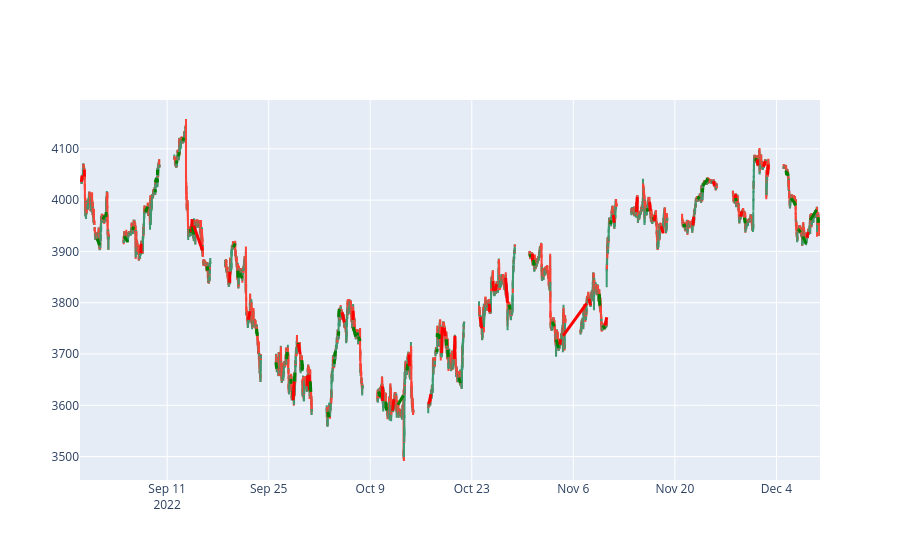

The code cell stored with this chart in its notebook:
### Markdown cell above
### Plot result

### Code cell
plot_trades_result(data, result)

### Figure 1 — Plotly figure (JSON) as saved in the notebook; plotly's stock layout.template omitted (floating-point values rounded to 4 significant figures; data arrays with more than 128 entries replaced by an {"elided": "..."} marker saying what was removed)
{"data": [{"close": {"elided": "6738 float values"}, "high": {"elided": "6738 float values"}, "low": {"elided": "6738 float values"}, "open": {"elided": "6738 float values"}, "type": "candlestick", "x": {"elided": "6738 str values"}}], "layout": {"shapes": [{"line": {"color": "red", "width": 3}, "type": "line", "x0": "2022-08-30T04:45:00+02:00", "x1": "2022-08-30T06:30:00+02:00", "y0": 4035.0, "y1": 4048.0}, {"line": {"color": "red", "width": 3}, "type": "line", "x0": "2022-08-30T14:00:00+02:00", "x1": "2022-08-30T14:30:00+02:00", "y0": 4059.0, "y1": 4046.0}, {"line": {"color": "green", "width": 3}, "type": "line", "x0": "2022-09-01T09:15:00+02:00", "x1": "2022-09-01T16:00:00+02:00", "y0": 3925.0, "y1": 3912.0}, {"line": {"color": "green", "width": 3}, "type": "line", "x0": "2022-09-02T03:30:00+02:00", "x1": "2022-09-02T08:45:00+02:00", "y0": 3962.0, "y1": 3969.0}, {"line": {"color": "green", "width": 3}, "type": "line", "x0": "2022-09-02T13:30:00+02:00", "x1": "2022-09-02T14:30:00+02:00", "y0": 3967.0, "y1": 3977.0}, {"line": {"color": "green", "width": 3}, "type": "line", "x0": "2022-09-05T02:15:00+02:00", "x1": "2022-09-05T14:00:00+02:00", "y0": 3930.0, "y1": 3918.0}, {"line": {"color": "green", "width": 3}, "type": "line", "x0": "2022-09-06T06:15:00+02:00", "x1": "2022-09-06T09:00:00+02:00", "y0": 3942.0, "y1": 3948.0}, {"line": {"color": "red", "width": 3}, "type": "line", "x0": "2022-09-07T09:15:00+02:00", "x1": "2022-09-07T10:00:00+02:00", "y0": 3896.0, "y1": 3915.0}, {"line": {"color": "green", "width": 3}, "type": "line", "x0": "2022-09-08T02:00:00+02:00", "x1": "2022-09-08T02:15:00+02:00", "y0": 3977.0, "y1": 3983.0}, {"line": {"color": "green", "width": 3}, "type": "line", "x0": "2022-09-08T02:30:00+02:00", "x1": "2022-09-08T08:00:00+02:00", "y0": 3981.0, "y1": 3987.0}, {"line": {"color": "green", "width": 3}, "type": "line", "x0": "2022-09-09T08:45:00+02:00", "x1": "2022-09-09T09:00:00+02:00", "y0": 4015.0, "y1": 4021.0}, {"line": {"color": "green", "width": 3}, "type": "line", "x0": "2022-09-09T09:15:00+02:00", "x1": "2022-09-09T12:30:00+02:00", "y0": 4035.0, "y1": 4043.0}, {"line": {"color": "green", "width": 3}, "type": "line", "x0": "2022-09-09T14:15:00+02:00", "x1": "2022-09-09T14:30:00+02:00", "y0": 4036.0, "y1": 4043.0}, {"line": {"color": "green", "width": 3}, "type": "line", "x0": "2022-09-09T14:45:00+02:00", "x1": "2022-09-09T14:45:00+02:00", "y0": 4035.0, "y1": 4041.0}, {"line": {"color": "green", "width": 3}, "type": "line", "x0": "2022-09-09T15:00:00+02:00", "x1": "2022-09-09T15:45:00+02:00", "y0": 4034.0, "y1": 4041.0}, {"line": {"color": "green", "width": 3}, "type": "line", "x0": "2022-09-09T16:00:00+02:00", "x1": "2022-09-09T16:30:00+02:00", "y0": 4049.0, "y1": 4059.0}, {"line": {"color": "green", "width": 3}, "type": "line", "x0": "2022-09-12T07:15:00+02:00", "x1": "2022-09-12T08:30:00+02:00", "y0": 4071.0, "y1": 4077.0}, {"line": {"color": "green", "width": 3}, "type": "line", "x0": "2022-09-12T14:30:00+02:00", "x1": "2022-09-12T15:30:00+02:00", "y0": 4085.0, "y1": 4093.0}, {"line": {"color": "green", "width": 3}, "type": "line", "x0": "2022-09-13T03:45:00+02:00", "x1": "2022-09-13T07:45:00+02:00", "y0": 4116.0, "y1": 4122.0}, {"line": {"color": "green", "width": 3}, "type": "line", "x0": "2022-09-14T04:15:00+02:00", "x1": "2022-09-14T07:45:00+02:00", "y0": 3944.0, "y1": 3936.0}, {"line": {"color": "red", "width": 3}, "type": "line", "x0": "2022-09-14T09:15:00+02:00", "x1": "2022-09-14T10:30:00+02:00", "y0": 3938.0, "y1": 3963.0}, {"line": {"color": "green", "width": 3}, "type": "line", "x0": "2022-09-14T12:30:00+02:00", "x1": "2022-09-14T13:30:00+02:00", "y0": 3948.0, "y1": 3939.0}, {"line": {"color": "green", "width": 3}, "type": "line", "x0": "2022-09-14T16:00:00+02:00", "x1": "2022-09-14T16:15:00+02:00", "y0": 3945.0, "y1": 3933.0}, {"line": {"color": "red", "width": 3}, "type": "line", "x0": "2022-09-14T16:30:00+02:00", "x1": "2022-09-15T21:00:00+02:00", "y0": 3950.0, "y1": 3902.0}, {"line": {"color": "green", "width": 3}, "type": "line", "x0": "2022-09-16T13:00:00+02:00", "x1": "2022-09-16T14:15:00+02:00", "y0": 3871.0, "y1": 3863.0}, {"line": {"color": "red", "width": 3}, "type": "line", "x0": "2022-09-19T15:15:00+02:00", "x1": "2022-09-19T15:30:00+02:00", "y0": 3839.0, "y1": 3860.0}, {"line": {"color": "green", "width": 3}, "type": "line", "x0": "2022-09-20T03:45:00+02:00", "x1": "2022-09-20T09:00:00+02:00", "y0": 3908.0, "y1": 3916.0}, {"line": {"color": "green", "width": 3}, "type": "line", "x0": "2022-09-20T18:15:00+02:00", "x1": "2022-09-20T19:15:00+02:00", "y0": 3862.0, "y1": 3849.0}, {"line": {"color": "green", "width": 3}, "type": "line", "x0": "2022-09-21T00:00:00+02:00", "x1": "2022-09-21T08:30:00+02:00", "y0": 3857.0, "y1": 3848.0}, {"line": {"color": "red", "width": 3}, "type": "line", "x0": "2022-09-22T05:00:00+02:00", "x1": "2022-09-22T09:45:00+02:00", "y0": 3767.0, "y1": 3784.0}, {"line": {"color": "green", "width": 3}, "type": "line", "x0": "2022-09-23T08:15:00+02:00", "x1": "2022-09-23T09:00:00+02:00", "y0": 3749.0, "y1": 3740.0}, {"line": {"color": "green", "width": 3}, "type": "line", "x0": "2022-09-23T09:15:00+02:00", "x1": "2022-09-23T10:30:00+02:00", "y0": 3742.0, "y1": 3735.0}, {"line": {"color": "green", "width": 3}, "type": "line", "x0": "2022-09-26T00:00:00+02:00", "x1": "2022-09-26T02:45:00+02:00", "y0": 3684.0, "y1": 3671.0}, {"line": {"color": "green", "width": 3}, "type": "line", "x0": "2022-09-27T12:00:00+02:00", "x1": "2022-09-27T12:45:00+02:00", "y0": 3690.0, "y1": 3701.0}, {"line": {"color": "green", "width": 3}, "type": "line", "x0": "2022-09-27T13:00:00+02:00", "x1": "2022-09-27T13:30:00+02:00", "y0": 3696.0, "y1": 3704.0}, {"line": {"color": "green", "width": 3}, "type": "line", "x0": "2022-09-28T01:15:00+02:00", "x1": "2022-09-28T03:15:00+02:00", "y0": 3651.0, "y1": 3642.0}, {"line": {"color": "green", "width": 3}, "type": "line", "x0": "2022-09-28T08:30:00+02:00", "x1": "2022-09-28T08:45:00+02:00", "y0": 3628.0, "y1": 3618.0}, {"line": {"color": "red", "width": 3}, "type": "line", "x0": "2022-09-28T09:00:00+02:00", "x1": "2022-09-28T12:15:00+02:00", "y0": 3610.0, "y1": 3647.0}, {"line": {"color": "green", "width": 3}, "type": "line", "x0": "2022-09-28T12:30:00+02:00", "x1": "2022-09-28T14:45:00+02:00", "y0": 3647.0, "y1": 3664.0}, {"line": {"color": "green", "width": 3}, "type": "line", "x0": "2022-09-29T01:45:00+02:00", "x1": "2022-09-29T02:00:00+02:00", "y0": 3713.0, "y1": 3721.0}, {"line": {"color": "red", "width": 3}, "type": "line", "x0": "2022-09-29T02:15:00+02:00", "x1": "2022-09-29T08:00:00+02:00", "y0": 3720, "y1": 3700.0}, {"line": {"color": "green", "width": 3}, "type": "line", "x0": "2022-09-29T13:45:00+02:00", "x1": "2022-09-29T14:45:00+02:00", "y0": 3688.0, "y1": 3678.0}, {"line": {"color": "green", "width": 3}, "type": "line", "x0": "2022-09-29T15:00:00+02:00", "x1": "2022-09-29T15:00:00+02:00", "y0": 3676.0, "y1": 3668.0}, {"line": {"color": "green", "width": 3}, "type": "line", "x0": "2022-09-29T15:15:00+02:00", "x1": "2022-09-29T15:30:00+02:00", "y0": 3681.0, "y1": 3671.0}, {"line": {"color": "red", "width": 3}, "type": "line", "x0": "2022-09-30T07:45:00+02:00", "x1": "2022-09-30T09:00:00+02:00", "y0": 3637.0, "y1": 3658.0}, {"line": {"color": "red", "width": 3}, "type": "line", "x0": "2022-09-30T14:15:00+02:00", "x1": "2022-09-30T14:30:00+02:00", "y0": 3659.0, "y1": 3630.0}, {"line": {"color": "green", "width": 3}, "type": "line", "x0": "2022-09-30T17:30:00+02:00", "x1": "2022-09-30T19:30:00+02:00", "y0": 3647.0, "y1": 3626.0}, {"line": {"color": "green", "width": 3}, "type": "line", "x0": "2022-10-03T04:00:00+02:00", "x1": "2022-10-03T07:00:00+02:00", "y0": 3587.0, "y1": 3577.0}, {"line": {"color": "green", "width": 3}, "type": "line", "x0": "2022-10-04T01:00:00+02:00", "x1": "2022-10-04T01:45:00+02:00", "y0": 3681.0, "y1": 3690.0}, {"line": {"color": "green", "width": 3}, "type": "line", "x0": "2022-10-04T02:00:00+02:00", "x1": "2022-10-04T05:30:00+02:00", "y0": 3695.0, "y1": 3706.0}, {"line": {"color": "green", "width": 3}, "type": "line", "x0": "2022-10-04T15:15:00+02:00", "x1": "2022-10-04T15:30:00+02:00", "y0": 3736.0, "y1": 3745.0}, {"line": {"color": "green", "width": 3}, "type": "line", "x0": "2022-10-04T15:45:00+02:00", "x1": "2022-10-04T17:30:00+02:00", "y0": 3772.0, "y1": 3788.0}, {"line": {"color": "red", "width": 3}, "type": "line", "x0": "2022-10-05T03:00:00+02:00", "x1": "2022-10-05T10:00:00+02:00", "y0": 3781.0, "y1": 3762.0}, {"line": {"color": "red", "width": 3}, "type": "line", "x0": "2022-10-06T15:15:00+02:00", "x1": "2022-10-06T15:30:00+02:00", "y0": 3766.0, "y1": 3784.0}, {"line": {"color": "green", "width": 3}, "type": "line", "x0": "2022-10-06T16:00:00+02:00", "x1": "2022-10-07T00:00:00+02:00", "y0": 3752.0, "y1": 3734.0}, {"line": {"color": "green", "width": 3}, "type": "line", "x0": "2022-10-07T03:45:00+02:00", "x1": "2022-10-07T06:30:00+02:00", "y0": 3742.0, "y1": 3736.0}, {"line": {"color": "green", "width": 3}, "type": "line", "x0": "2022-10-07T09:30:00+02:00", "x1": "2022-10-07T14:30:00+02:00", "y0": 3734.0, "y1": 3725.0}, {"line": {"color": "green", "width": 3}, "type": "line", "x0": "2022-10-10T04:00:00+02:00", "x1": "2022-10-10T07:45:00+02:00", "y0": 3627.0, "y1": 3619.0}, {"line": {"color": "green", "width": 3}, "type": "line", "x0": "2022-10-10T08:15:00+02:00", "x1": "2022-10-10T08:45:00+02:00", "y0": 3624.0, "y1": 3616.0}, {"line": {"color": "red", "width": 3}, "type": "line", "x0": "2022-10-10T16:15:00+02:00", "x1": "2022-10-10T16:45:00+02:00", "y0": 3637, "y1": 3609.0}, {"line": {"color": "green", "width": 3}, "type": "line", "x0": "2022-10-11T03:30:00+02:00", "x1": "2022-10-11T04:00:00+02:00", "y0": 3607.0, "y1": 3594.0}, {"line": {"color": "green", "width": 3}, "type": "line", "x0": "2022-10-11T04:15:00+02:00", "x1": "2022-10-11T06:30:00+02:00", "y0": 3597.0, "y1": 3590.0}, {"line": {"color": "red", "width": 3}, "type": "line", "x0": "2022-10-12T02:00:00+02:00", "x1": "2022-10-12T06:00:00+02:00", "y0": 3589.0, "y1": 3612.0}, {"line": {"color": "green", "width": 3}, "type": "line", "x0": "2022-10-12T20:00:00+02:00", "x1": "2022-10-13T13:30:00+02:00", "y0": 3601.0, "y1": 3619.0}, {"line": {"color": "green", "width": 3}, "type": "line", "x0": "2022-10-14T02:15:00+02:00", "x1": "2022-10-14T03:30:00+02:00", "y0": 3668.0, "y1": 3680.0}, {"line": {"color": "red", "width": 3}, "type": "line", "x0": "2022-10-14T08:15:00+02:00", "x1": "2022-10-14T09:15:00+02:00", "y0": 3699.0, "y1": 3676.0}, {"line": {"color": "red", "width": 3}, "type": "line", "x0": "2022-10-17T02:00:00+02:00", "x1": "2022-10-17T09:00:00+02:00", "y0": 3602.0, "y1": 3622.0}, {"line": {"color": "green", "width": 3}, "type": "line", "x0": "2022-10-18T04:45:00+02:00", "x1": "2022-10-18T05:30:00+02:00", "y0": 3704.0, "y1": 3710.0}, {"line": {"color": "green", "width": 3}, "type": "line", "x0": "2022-10-18T05:45:00+02:00", "x1": "2022-10-18T06:00:00+02:00", "y0": 3733.0, "y1": 3741.0}, {"line": {"color": "green", "width": 3}, "type": "line", "x0": "2022-10-18T12:00:00+02:00", "x1": "2022-10-18T12:30:00+02:00", "y0": 3730.0, "y1": 3739.0}, {"line": {"color": "green", "width": 3}, "type": "line", "x0": "2022-10-18T12:45:00+02:00", "x1": "2022-10-18T13:00:00+02:00", "y0": 3729.0, "y1": 3737.0}, {"line": {"color": "red", "width": 3}, "type": "line", "x0": "2022-10-18T20:30:00+02:00", "x1": "2022-10-18T22:45:00+02:00", "y0": 3702, "y1": 3752.0}, {"line": {"color": "red", "width": 3}, "type": "line", "x0": "2022-10-19T05:15:00+02:00", "x1": "2022-10-19T08:00:00+02:00", "y0": 3751.0, "y1": 3735.0}, {"line": {"color": "green", "width": 3}, "type": "line", "x0": "2022-10-19T12:15:00+02:00", "x1": "2022-10-19T12:30:00+02:00", "y0": 3729.0, "y1": 3718.0}, {"line": {"color": "green", "width": 3}, "type": "line", "x0": "2022-10-19T12:45:00+02:00", "x1": "2022-10-19T13:00:00+02:00", "y0": 3723.0, "y1": 3716.0}, {"line": {"color": "green", "width": 3}, "type": "line", "x0": "2022-10-19T16:45:00+02:00", "x1": "2022-10-19T18:15:00+02:00", "y0": 3708.0, "y1": 3694.0}, {"line": {"color": "red", "width": 3}, "type": "line", "x0": "2022-10-20T14:30:00+02:00", "x1": "2022-10-20T16:15:00+02:00", "y0": 3690.0, "y1": 3735.0}, {"line": {"color": "green", "width": 3}, "type": "line", "x0": "2022-10-21T05:30:00+02:00", "x1": "2022-10-21T10:15:00+02:00", "y0": 3654, "y1": 3643.0}, {"line": {"color": "red", "width": 3}, "type": "line", "x0": "2022-10-24T03:30:00+02:00", "x1": "2022-10-24T09:15:00+02:00", "y0": 3772, "y1": 3750.0}, {"line": {"color": "red", "width": 3}, "type": "line", "x0": "2022-10-25T09:45:00+02:00", "x1": "2022-10-25T11:30:00+02:00", "y0": 3798, "y1": 3782.0}, {"line": {"color": "red", "width": 3}, "type": "line", "x0": "2022-10-25T22:30:00+02:00", "x1": "2022-10-26T00:00:00+02:00", "y0": 3842, "y1": 3823.0}, {"line": {"color": "red", "width": 3}, "type": "line", "x0": "2022-10-26T05:30:00+02:00", "x1": "2022-10-26T10:00:00+02:00", "y0": 3823, "y1": 3836.0}, {"line": {"color": "red", "width": 3}, "type": "line", "x0": "2022-10-27T16:00:00+02:00", "x1": "2022-10-27T22:00:00+02:00", "y0": 3848.0, "y1": 3800.0}, {"line": {"color": "green", "width": 3}, "type": "line", "x0": "2022-10-28T04:00:00+02:00", "x1": "2022-10-28T06:30:00+02:00", "y0": 3796, "y1": 3787.0}, {"line": {"color": "green", "width": 3}, "type": "line", "x0": "2022-10-31T02:00:00+01:00", "x1": "2022-10-31T02:45:00+01:00", "y0": 3889.0, "y1": 3895.0}, {"line": {"color": "red", "width": 3}, "type": "line", "x0": "2022-10-31T08:45:00+01:00", "x1": "2022-10-31T09:00:00+01:00", "y0": 3895.0, "y1": 3881.0}, {"line": {"color": "green", "width": 3}, "type": "line", "x0": "2022-10-31T12:45:00+01:00", "x1": "2022-10-31T13:30:00+01:00", "y0": 3883.0, "y1": 3875.0}, {"line": {"color": "green", "width": 3}, "type": "line", "x0": "2022-10-31T13:45:00+01:00", "x1": "2022-10-31T14:15:00+01:00", "y0": 3878.0, "y1": 3873.0}, {"line": {"color": "green", "width": 3}, "type": "line", "x0": "2022-11-03T02:45:00+01:00", "x1": "2022-11-03T08:15:00+01:00", "y0": 3763.0, "y1": 3754.0}, {"line": {"color": "green", "width": 3}, "type": "line", "x0": "2022-11-03T16:00:00+01:00", "x1": "2022-11-03T23:00:00+01:00", "y0": 3728, "y1": 3712.0}, {"line": {"color": "red", "width": 3}, "type": "line", "x0": "2022-11-04T03:30:00+01:00", "x1": "2022-11-04T06:00:00+01:00", "y0": 3718.0, "y1": 3729.0}, {"line": {"color": "red", "width": 3}, "type": "line", "x0": "2022-11-04T14:30:00+01:00", "x1": "2022-11-07T20:15:00+01:00", "y0": 3736.0, "y1": 3799.0}, {"line": {"color": "red", "width": 3}, "type": "line", "x0": "2022-11-08T04:00:00+01:00", "x1": "2022-11-08T09:00:00+01:00", "y0": 3808.0, "y1": 3795.0}, {"line": {"color": "green", "width": 3}, "type": "line", "x0": "2022-11-09T14:00:00+01:00", "x1": "2022-11-09T14:15:00+01:00", "y0": 3817.0, "y1": 3806.0}, {"line": {"color": "green", "width": 3}, "type": "line", "x0": "2022-11-09T14:30:00+01:00", "x1": "2022-11-09T14:30:00+01:00", "y0": 3813.0, "y1": 3807.0}, {"line": {"color": "green", "width": 3}, "type": "line", "x0": "2022-11-09T14:45:00+01:00", "x1": "2022-11-09T15:30:00+01:00", "y0": 3806.0, "y1": 3794.0}, {"line": {"color": "green", "width": 3}, "type": "line", "x0": "2022-11-10T02:30:00+01:00", "x1": "2022-11-10T08:30:00+01:00", "y0": 3756.0, "y1": 3749.0}, {"line": {"color": "red", "width": 3}, "type": "line", "x0": "2022-11-10T09:45:00+01:00", "x1": "2022-11-10T14:30:00+01:00", "y0": 3756.0, "y1": 3771.0}, {"line": {"color": "green", "width": 3}, "type": "line", "x0": "2022-11-11T03:00:00+01:00", "x1": "2022-11-11T05:30:00+01:00", "y0": 3953.0, "y1": 3960.0}, {"line": {"color": "red", "width": 3}, "type": "line", "x0": "2022-11-11T12:15:00+01:00", "x1": "2022-11-11T15:30:00+01:00", "y0": 3971, "y1": 3956.0}, {"line": {"color": "red", "width": 3}, "type": "line", "x0": "2022-11-14T17:00:00+01:00", "x1": "2022-11-14T19:15:00+01:00", "y0": 3977.0, "y1": 4006.0}, {"line": {"color": "green", "width": 3}, "type": "line", "x0": "2022-11-16T04:15:00+01:00", "x1": "2022-11-16T06:00:00+01:00", "y0": 3984.0, "y1": 3978.0}, {"line": {"color": "red", "width": 3}, "type": "line", "x0": "2022-11-16T12:15:00+01:00", "x1": "2022-11-16T14:30:00+01:00", "y0": 3996.0, "y1": 3979.0}, {"line": {"color": "green", "width": 3}, "type": "line", "x0": "2022-11-17T02:15:00+01:00", "x1": "2022-11-17T03:00:00+01:00", "y0": 3967.0, "y1": 3960.0}, {"line": {"color": "red", "width": 3}, "type": "line", "x0": "2022-11-17T03:15:00+01:00", "x1": "2022-11-17T07:15:00+01:00", "y0": 3959.0, "y1": 3971.0}, {"line": {"color": "red", "width": 3}, "type": "line", "x0": "2022-11-18T02:45:00+01:00", "x1": "2022-11-18T09:15:00+01:00", "y0": 3949.0, "y1": 3936.0}, {"line": {"color": "green", "width": 3}, "type": "line", "x0": "2022-11-21T05:30:00+01:00", "x1": "2022-11-21T07:45:00+01:00", "y0": 3954.0, "y1": 3948.0}, {"line": {"color": "green", "width": 3}, "type": "line", "x0": "2022-11-21T08:00:00+01:00", "x1": "2022-11-21T08:45:00+01:00", "y0": 3952.0, "y1": 3947.0}, {"line": {"color": "red", "width": 3}, "type": "line", "x0": "2022-11-22T12:00:00+01:00", "x1": "2022-11-22T14:45:00+01:00", "y0": 3951.0, "y1": 3968.0}, {"line": {"color": "green", "width": 3}, "type": "line", "x0": "2022-11-23T03:45:00+01:00", "x1": "2022-11-23T08:45:00+01:00", "y0": 4002, "y1": 4007.0}, {"line": {"color": "green", "width": 3}, "type": "line", "x0": "2022-11-23T19:30:00+01:00", "x1": "2022-11-23T20:00:00+01:00", "y0": 4015.0, "y1": 4023.0}, {"line": {"color": "green", "width": 3}, "type": "line", "x0": "2022-11-23T20:15:00+01:00", "x1": "2022-11-24T08:30:00+01:00", "y0": 4028.0, "y1": 4038.0}, {"line": {"color": "green", "width": 3}, "type": "line", "x0": "2022-11-24T09:30:00+01:00", "x1": "2022-11-24T12:00:00+01:00", "y0": 4036.0, "y1": 4042.0}, {"line": {"color": "red", "width": 3}, "type": "line", "x0": "2022-11-25T07:30:00+01:00", "x1": "2022-11-25T10:45:00+01:00", "y0": 4037.0, "y1": 4028.0}, {"line": {"color": "red", "width": 3}, "type": "line", "x0": "2022-11-28T08:00:00+01:00", "x1": "2022-11-28T09:15:00+01:00", "y0": 4002.0, "y1": 4011.0}, {"line": {"color": "green", "width": 3}, "type": "line", "x0": "2022-11-28T09:45:00+01:00", "x1": "2022-11-28T10:30:00+01:00", "y0": 4004.0, "y1": 3998.0}, {"line": {"color": "red", "width": 3}, "type": "line", "x0": "2022-11-29T01:45:00+01:00", "x1": "2022-11-29T06:00:00+01:00", "y0": 3968, "y1": 3978.0}, {"line": {"color": "green", "width": 3}, "type": "line", "x0": "2022-11-29T14:00:00+01:00", "x1": "2022-11-29T17:00:00+01:00", "y0": 3966.0, "y1": 3955.0}, {"line": {"color": "green", "width": 3}, "type": "line", "x0": "2022-12-01T03:15:00+01:00", "x1": "2022-12-01T05:30:00+01:00", "y0": 4076.0, "y1": 4082.0}, {"line": {"color": "red", "width": 3}, "type": "line", "x0": "2022-12-01T08:30:00+01:00", "x1": "2022-12-01T10:30:00+01:00", "y0": 4080.0, "y1": 4068.0}, {"line": {"color": "red", "width": 3}, "type": "line", "x0": "2022-12-02T05:00:00+01:00", "x1": "2022-12-02T10:45:00+01:00", "y0": 4065.0, "y1": 4076.0}, {"line": {"color": "red", "width": 3}, "type": "line", "x0": "2022-12-02T18:45:00+01:00", "x1": "2022-12-02T21:00:00+01:00", "y0": 4050.0, "y1": 4069.0}, {"line": {"color": "green", "width": 3}, "type": "line", "x0": "2022-12-05T08:00:00+01:00", "x1": "2022-12-05T10:00:00+01:00", "y0": 4058.0, "y1": 4049.0}, {"line": {"color": "green", "width": 3}, "type": "line", "x0": "2022-12-05T13:00:00+01:00", "x1": "2022-12-05T14:00:00+01:00", "y0": 4054, "y1": 4047.0}, {"line": {"color": "green", "width": 3}, "type": "line", "x0": "2022-12-06T00:45:00+01:00", "x1": "2022-12-06T08:00:00+01:00", "y0": 4004.0, "y1": 3997.0}, {"line": {"color": "green", "width": 3}, "type": "line", "x0": "2022-12-06T09:15:00+01:00", "x1": "2022-12-06T15:30:00+01:00", "y0": 3998.0, "y1": 3989.0}, {"line": {"color": "green", "width": 3}, "type": "line", "x0": "2022-12-07T00:45:00+01:00", "x1": "2022-12-07T08:00:00+01:00", "y0": 3944.0, "y1": 3937.0}, {"line": {"color": "green", "width": 3}, "type": "line", "x0": "2022-12-07T15:45:00+01:00", "x1": "2022-12-08T02:00:00+01:00", "y0": 3929.0, "y1": 3915.0}, {"line": {"color": "red", "width": 3}, "type": "line", "x0": "2022-12-08T06:00:00+01:00", "x1": "2022-12-08T08:30:00+01:00", "y0": 3927, "y1": 3938.0}, {"line": {"color": "green", "width": 3}, "type": "line", "x0": "2022-12-08T15:45:00+01:00", "x1": "2022-12-09T13:15:00+01:00", "y0": 3961.0, "y1": 3981.0}, {"line": {"color": "green", "width": 3}, "type": "line", "x0": "2022-12-09T18:15:00+01:00", "x1": "2022-12-09T19:15:00+01:00", "y0": 3967.0, "y1": 3956.0}], "xaxis": {"rangeslider": {"visible": false}}}}
